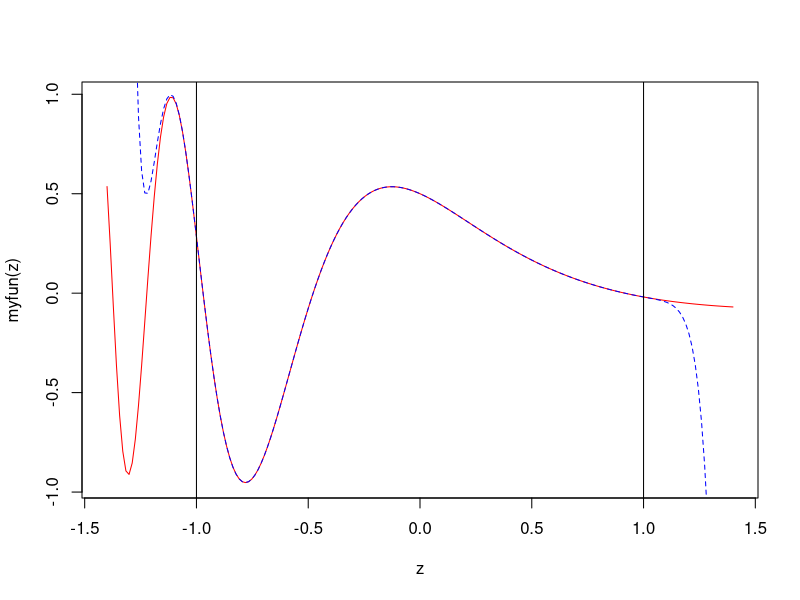
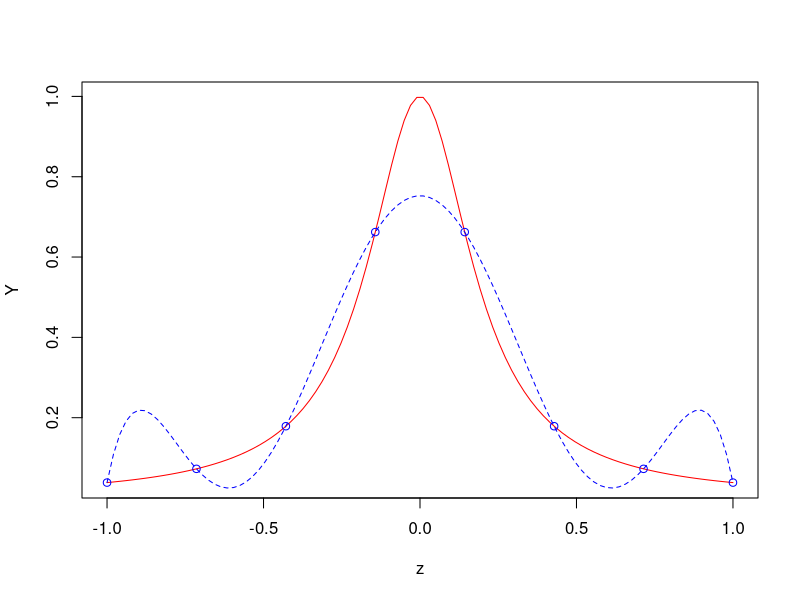
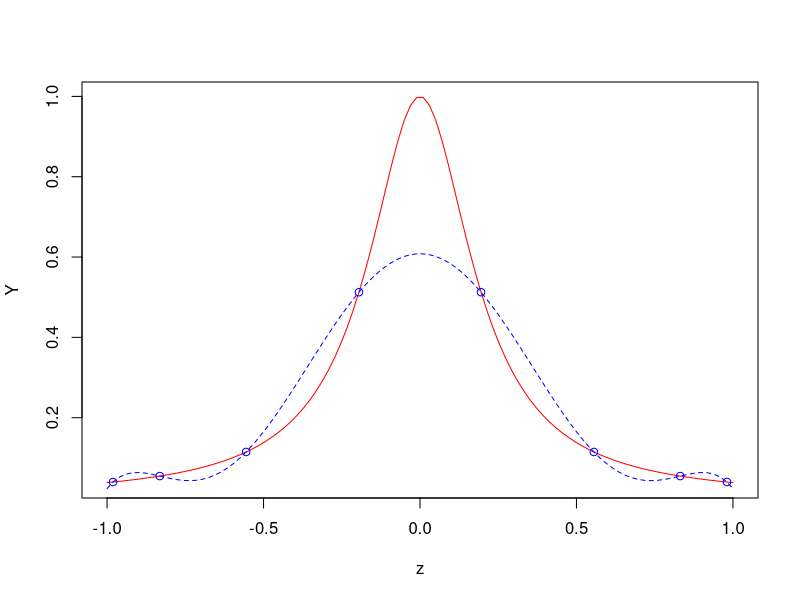
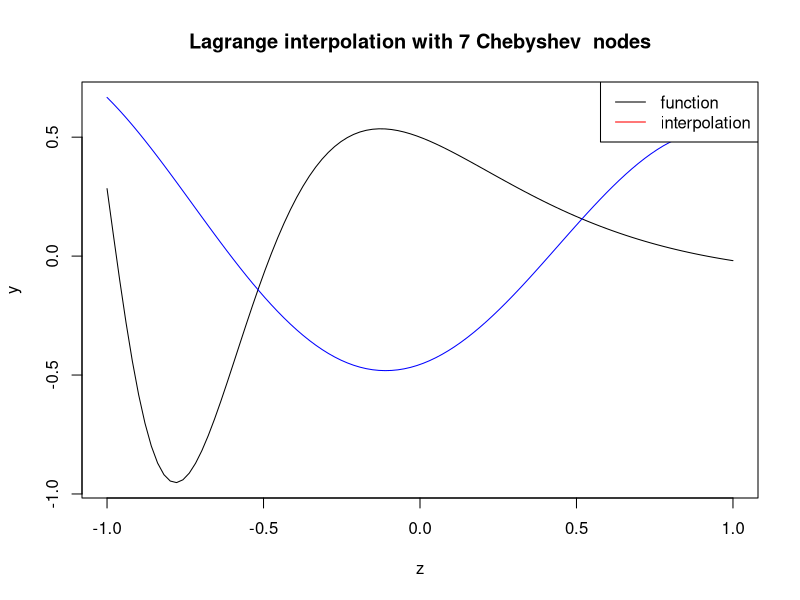
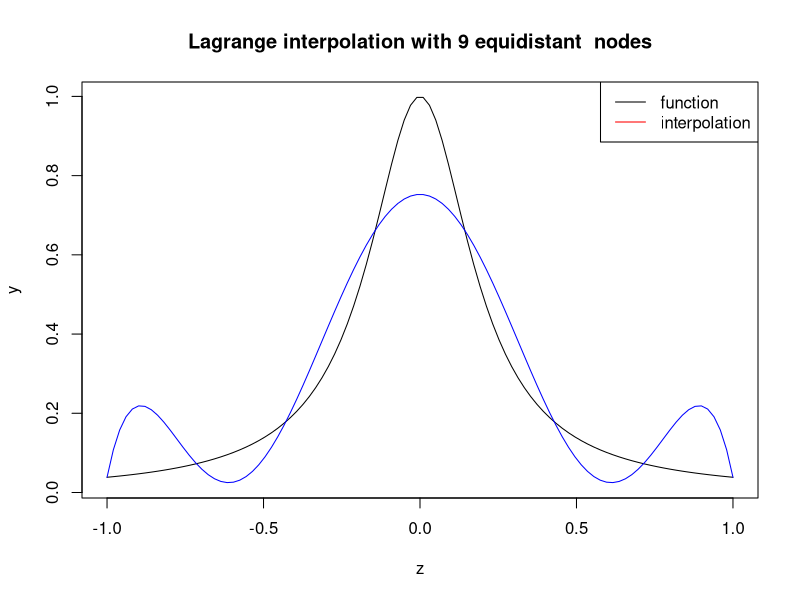

Here is the R script that generated these plots, in order:
#' ---
#' title: "MACS205 : TD2"
#' output: html_document
#' author: Régis Gourdel
#' ---
#' 
#' **Exercice 1**
#' 
#' *1/*
#' On montre par récurrence avec le théorème de Rolle que pour tout $k \in \mathbf{N}_p$, $g^{(k)}$ s'annule $p + 1 - k$ fois.
#' En effet, entre chaque paire de zéros de $g^{(k)}$ on trouve un zéro de $g^{(k + 1)}$ d'après le théorème de Rolle.
#' 
#' Le résultat pour l'ordre $p$ est alors celui recherché.
#' 
#' *2/*
#' Pour tout $x \in \{ x_0,\ldots, x_n \}$ on a $f(x) - L_n f(x) = 0$ donc la formule (1) est vérifiée en prenant le $\xi_x$ donné par la question précédente.
#' 
#' *3/*
#' On a
#' $$L_{n + 1}f - L_n f = \sum_{i = 0}^{n + 1} f(x_i) l_i - \sum_{i = 0}^{n} f(x_i) l_i = f(x_{i + 1}) l_{i + 1} = c \omega_{n + 1}\ .$$
#' avec $c = \frac{f(x_{i + 1})}{ \prod_{i = 0}^{n} x_{n + 1} - x_i }$.
#' 
#' *4/*
#' D'après la question 2, la fonction $g$ s'annule en $n + 1$ points.
#' En lui appliquant le résultat du lemme 1 il vient donc $\exists \xi \in [ \min(x_0,x), \max(x_0,x)], g^{(n + 1)}(\xi) = 0$.
#' En remarquant que $g = f - L_n f - c \omega_{n + 1}$ on obtient donc le résultat voulu.
#' 
#' *5/*
#' On sait que $L_n f$ est un polynôme de degré $n$, d'où $(L_n f)^{(n + 1)}(\xi) = 0$.
#' De plus $\omega_{n + 1}$ est de degré $n + 1$, donc $\omega_{n + 1}^{(n + 1)}$ est constant égal à $(n + 1)!$.
#' Il vient donc $c = \frac{f^{(n + 1)}(\xi)}{(n + 1)!}$.
#' 
#' *6/*
#' On a
#' $$E_n f = L_{n + 1} f - L_n f $$
#' 
#' 
#' **Exercice 3**
#' 
#' *1/*
#' Le résultat est immédiat en considérant la décomposition dans le base de Newton puisque $\omega_k$ est le seul polynôme dans la décomposition de degré au moins $k$.
#' 
#' *2/*
#' Un calcul immédiat montre $\forall 1 \leq i \leq k - 1, \tilde{p}_k(x_i) = f(x_i) = p_k(x_i)$.
#' On observe aussi que ce résultat est encore vrai pour $i = 0$ et $i = k$.
#' Donc $\tilde{p}_k$ et $p_k$ coïncident en $k + 1$ points.
#' Puisqu'ils sont de degré $k$ on en déduit $\tilde{p}_k = p_k$.
#' 
#' *3/*
#' Le résultat voulu s'obtient en prenant les coefficients dominant dans le résultat précédent.
#' 
#' *4/*
dividif = function(x,y){
  ##  Newton's Divided differences
  ## @param x: a vector containing the interpolation nodes 
  ## @param y: a vector of same size as x:
  ##           values of the interpolated function at the nodes
  ## @return : a vector of same size as x:
  ##          the divided differences
  ##          \eqn{f_[x_0, ... x_k]} of order 'length(x) -1'. 
  
  n = length(x) - 1 ## degree of the Lagrange polynomial
  d  = y
  for (j in 2:(n+1)) {
    d[j : (n + 1)] = (d[j : (n + 1)] - d[(j - 1) : n]) / (x[j  : (n + 1)] - x[1 : (n - j + 2)])
  }
  return(d)
}
#' 
#' 
#' **Exercice 4**
#' 
#' *1/*
eval = function(a,x){
  n = length(a) - 1
  if (n == 0) return(a[1])
  else{
    a[n] = a[n] + x*a[n + 1]
    return(eval(a[1:n], x))
  }
}

#' *2/*
hornerNewton = function(a,x,z){
  ## Horner's method: Evaluates  a polynom P at points z, given
  ## nodes x and the coefficients a of P in Newton's basis
  ##
  ## @param a : vector: the  coefficients of the polynomial in
  ##           Newton's basis
  ## @param x : the interpolation nodes. 
  ## @param z : vector of points where the polynom needs to be
  ##            evaluated. 
  ## @return  : a vector of same size as z: the value of the
  ##            polynomial at points z.
  n = length(x)
  f = a[n] * rep(1,length(z))
  if (n >= 2){
    for(i in 1:n-1){
      f = f * (z - x[n - i]) + a[n - i]
    }
  }
  return(f)
}

#' **Exercice 5**
interpolDividif=function(x,y,z){
  ## Efficient Lagrange interpolation using Horner's method with  
  ## Newton basis for evaluation
  ## @param x : vector containing the interpolation nodes 
  ## @param y : vector of same size as x: values of the interpolated
  ##            function at the nodes
  ## @param z : vector of points where the  interpolating polynomial
  ##            needs to be evaluated. 
  ## @return  : vector of same size as z: the value of the
  ##            interpolating polynomial at points z.
  
  d = dividif(x,y)
  return(hornerNewton(d,x,z))
}

myfun = function(x){ cos(5*x/(2 + x)) / (1 + (1 + x)^2) }
n = 20
x = seq(-1,1,length.out = n)
z = seq(-1.4,1.4,length.out = 10*n)
val = interpolDividif(x,myfun(x),z)

plot(z, myfun(z), type = 'l', col="red")
lines(z, val, type = 'l', col="blue", lty = 2)
abline(v = -1)
abline(v = 1)

#' **Exercice 6**
funRunge = function(x){ 1/(1 + (5*x)^2) }

#' *1/*
n = 8
m = 100
x = seq(-1,1,length.out = n)
x
z = seq(-1,1,length.out = m)
val = interpolDividif(x, funRunge(x), z)

Y = funRunge(z)
plot(z, Y, type = 'l', col="red")
lines(z, val, type = 'l', col="blue", lty = 2)
lines(x, funRunge(x), type = 'p', col="blue")

#' *2/*
xtche = sapply( pi/n*seq(0, (n-1)) + pi/(2*n), cos )

val = interpolDividif(xtche, funRunge(xtche), z)
plot(z, Y, type = 'l', col="red")
lines(z, val, type = 'l', col="blue", lty = 2)
lines(xtche, funRunge(xtche), type = 'p', col="blue")

#' **Exercice 7**
#' 
#' *1/*
interpolLagrange = function(n, a, b, neval, nodes = 'equi', FUN, Plot){
    ## Generic Lagrange interpolation, with equidistant or Chebyshev nodes. 
    ## @param n : the degree of the interpolating polynomial on each
    ## subinterval
    ## @param a : left end-point of the interval
    ## @param b : right end-point of the interval
    ## @param neval :number of evaluation points (a regular grid will be
    ## used on [a,b]
    ## @param nodes :string, either "equi" (default) for equidistant
    ## Lagrange interpolation (on each subinterval) or "cheby" for
    ## using Chebyshev nodes.
    ## @param FUN: the function to be interpolated 
    ## @param Plot : logical. Setting 'Plot' to TRUE produces a plot
    ## showing the graph of
    ## the true functions and its interpolation.  
    ## @return : vector of size 'neval': the values of the Lagrange
    ## polynomial on an equi-distant grid.
    
    if (nodes == "equi"){
        x = seq(a,b,length.out = n)
    }
    else if (nodes == "cheby"){
        x = ( sapply( pi/n*seq(0,(n-1)) + pi/(2*n), cos ) + (a + b)/2 ) * (b - a)
    }
    else{stop("the nodes must be either 'equi' or 'cheby'") }
    
    z = seq(a,b,length.out = neval)
    f = interpolDividif(x, FUN(x), z)
    
    if( Plot ){
        if (nodes == "equi"){ methodName = " equidistant "}
        else { methodName = " Chebyshev "}
        
        y = sapply(z,FUN)
        plot(z, y, type="l", ylim=range(c(y,f)) )
        title(main = paste("Lagrange interpolation with ",
                           toString(n+1), methodName,
                           " nodes", sep=""))
        lines(z,f, col = 'blue') 
        legend('topright',
               legend=c('function','interpolation'),
               col = c('black','red'),
               lwd=1)
    }
    return(f)
}

#' *2/*
#' Test :
interpolLagrange(6,-1,1,100,'cheby',myfun,TRUE)
interpolLagrange(8,-1,1,100,'equi',funRunge,TRUE)
